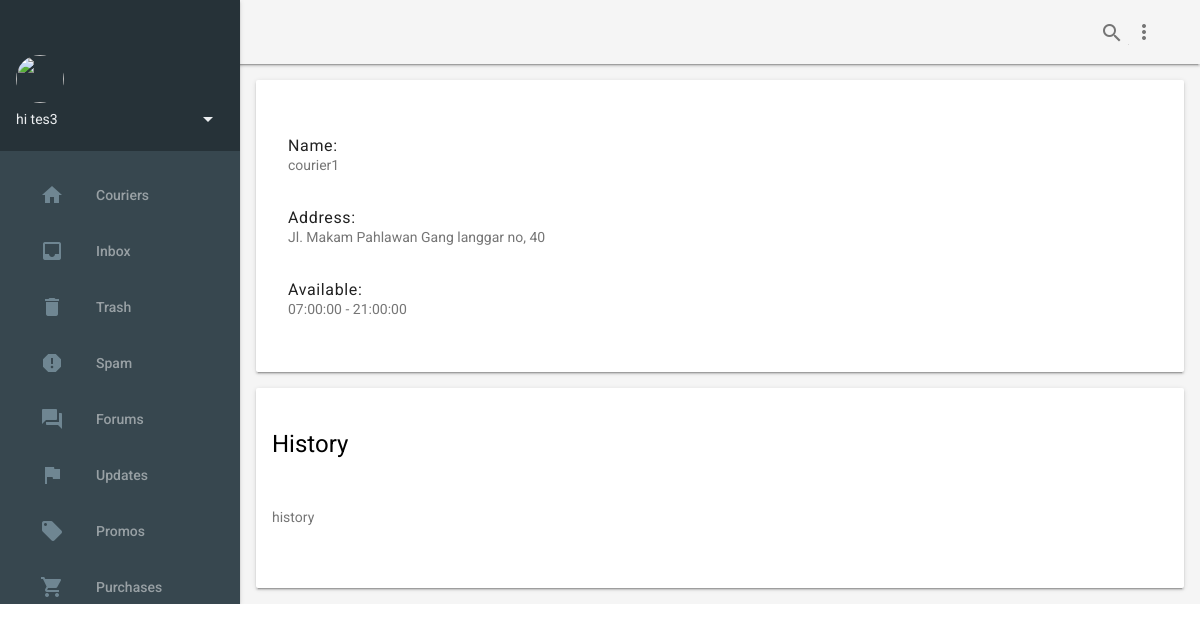
The page /couriers/1/ (signed in) on the database its author committed.
### app/models.py (models this page shows, shortened)
class User(db.Model):
    id = db.Column(db.Integer, primary_key=True)
    username = db.Column(db.String, unique=True)
    password = db.Column(db.String(255))
    active = db.Column(db.Boolean, default=False)
    authenticated = db.Column(db.Boolean, default=False)
    admin = db.Column(db.Boolean, default=False)

class MetaDataMixin(object):
    created = db.Column(db.DateTime, default=db.func.now())
    updated = db.Column(db.DateTime, default=db.func.now(), onupdate=db.func.now())

class Courier(MetaDataMixin, db.Model):
    id = db.Column(db.Integer, primary_key=True)
    name = db.Column(db.String(64), index=True)
    address = db.Column(db.Text)
    available_time_start = db.Column(db.Time)
    available_time_stop = db.Column(db.Time)

### app/views.py (the view)
@app.route('/couriers/<id>/', methods=['GET', 'POST'])
@login_required
def courier_detail(id):
    courier = Courier.query.get(id)
    if courier is not None:
        return render_template('courier_detail.html', courier=courier, page_title=courier.name)
    else:
        return page_not_found(courier)

### app/views.py (called while the page is built)
@lm.user_loader
def load_user(id):
    return User.query.get(id)

### app/templates/courier_detail.html
{% extends 'base.html' %}
{% block content %}
<div class="mdl-card mdl-shadow--2dp mdl-cell mdl-cell--12-col mdl-cell--4-col-phone">
    <div class="mdl-card__supporting-text">
        <ul class="mdl-list">
        <li class="mdl-list__item mdl-list__item--two-line">
            <span class="mdl-list__item-primary-content">
                <span>Name:</span>
                <span class="mdl-list__item-sub-title">
                    {{ courier.name }}
                </span>
            </span>
        </li>
        <li class="mdl-list__item mdl-list__item--two-line">
            <span class="mdl-list__item-primary-content">
                <span>Address:</span>
                <span class="mdl-list__item-sub-title">
                    {{ courier.address }}
                </span>
            </span>
        </li>
        <li class="mdl-list__item mdl-list__item--two-line">
            <span class="mdl-list__item-primary-content">
                <span>Available:</span>
                <span class="mdl-list__item-sub-title">
                    {{ courier.available_time_start }} - {{ courier.available_time_stop }}
                </span>
            </span>
        </li>
    </ul>
    </div>
</div>
<div class="mdl-card mdl-shadow--2dp mdl-cell mdl-cell--12-col mdl-cell--4-col-phone">
  <div class="mdl-card__title">
      <h4>History</h4>
  </div>
  <div class="mdl-card__supporting-text">
        history
  </div>
</div>
{% endblock %}

### app/templates/navigation_and_header.html (shortened to what this page needs)
<header class="demo-header mdl-layout__header mdl-color--grey-100 mdl-color-text--grey-600">
        <div class="mdl-layout__header-row">
          <span class="mdl-layout-title">{{ page_title }}</span>
          <div class="mdl-textfield mdl-js-textfield mdl-textfield--expandable">
            <label class="mdl-button mdl-js-button mdl-button--icon" for="search">
              <i class="material-icons">search</i>
            </label>
          </div>
          <button class="mdl-button mdl-js-button mdl-js-ripple-effect mdl-button--icon" id="hdrbtn">
            <i class="material-icons">more_vert</i>
          </button>
        </div>
      </header>
      <div class="demo-drawer mdl-layout__drawer mdl-color--blue-grey-900 mdl-color-text--blue-grey-50">
        <header class="demo-drawer-header">
          <img src="images/user.jpg" class="demo-avatar">
          <div class="demo-avatar-dropdown">
            <span>
                {% if current_user.is_authenticated %}
                    hi {{ current_user.username }}
                {% endif %}
            </span>
            <button id="accbtn" class="mdl-button mdl-js-button mdl-js-ripple-effect mdl-button--icon">
              <i class="material-icons" role="presentation">arrow_drop_down</i>
            </button>
          </div>
        </header>
        <nav class="demo-navigation mdl-navigation mdl-color--blue-grey-800">
          <a class="mdl-navigation__link" href="{{ url_for('courier_list') }}"><i class="mdl-color-text--blue-grey-400 material-icons" role="presentation">home</i>Couriers</a>
          <a class="mdl-navigation__link" href=""><i class="mdl-color-text--blue-grey-400 material-icons" role="presentation">inbox</i>Inbox</a>
          <a class="mdl-navigation__link" href=""><i class="mdl-color-text--blue-grey-400 material-icons" role="presentation">delete</i>Trash</a>
          <a class="mdl-navigation__link" href=""><i class="mdl-color-text--blue-grey-400 material-icons" role="presentation">report</i>Spam</a>
          <a class="mdl-navigation__link" href=""><i class="mdl-color-text--blue-grey-400 material-icons" role="presentation">forum</i>Forums</a>
          <a class="mdl-navigation__link" href=""><i class="mdl-color-text--blue-grey-400 material-icons" role="presentation">flag</i>Updates</a>
          <a class="mdl-navigation__link" href=""><i class="mdl-color-text--blue-grey-400 material-icons" role="presentation">local_offer</i>Promos</a>
          <a class="mdl-navigation__link" href=""><i class="mdl-color-text--blue-grey-400 material-icons" role="presentation">shopping_cart</i>Purchases</a>
        </nav>
      </div>

### app/static/css/styles.css (style rules this page uses)
html, body { font-family: 'Roboto', 'Helvetica', sans-serif; }
.demo-avatar { width: 48px; height: 48px; border-radius: 24px; }
.demo-layout .demo-header .mdl-textfield { padding: 0px; margin-top: 41px; }
.demo-drawer { border: none; }
.demo-drawer .demo-navigation { z-index: -2; }
.demo-drawer-header { box-sizing: border-box; display: -webkit-flex; display: -ms-flexbox; display: flex; -webkit-flex-direction: column; -ms-flex-direction: column; flex-direction: column; -webkit-justify-content: flex-end; -ms-flex-pack: end; justify-content: flex-end; padding: 16px; height: 151px; }
.demo-avatar-dropdown { display: -webkit-flex; display: -ms-flexbox; display: flex; position: relative; -webkit-flex-direction: row; -ms-flex-direction: row; flex-direction: row; -webkit-align-items: center; -ms-flex-align: center; align-items: center; width: 100%; }
.demo-navigation { -webkit-flex-grow: 1; -ms-flex-positive: 1; flex-grow: 1; }
.demo-layout .demo-navigation .mdl-navigation__link { display: -webkit-flex !important; display: -ms-flexbox !important; display: flex !important; -webkit-flex-direction: row; -ms-flex-direction: row; flex-direction: row; -webkit-align-items: center; -ms-flex-align: center; align-items: center; color: rgba(255, 255, 255, 0.56); font-weight: 500; }
.demo-navigation .mdl-navigation__link .material-icons { font-size: 24px; color: rgba(255, 255, 255, 0.56); margin-right: 32px; }

### rows shown on the page
User: username "tes3"
Courier: name "courier1", address "Jl. Makam Pahlawan Gang langgar no, 40", available_time_start "07:00:00", available_time_stop "21:00:00"
